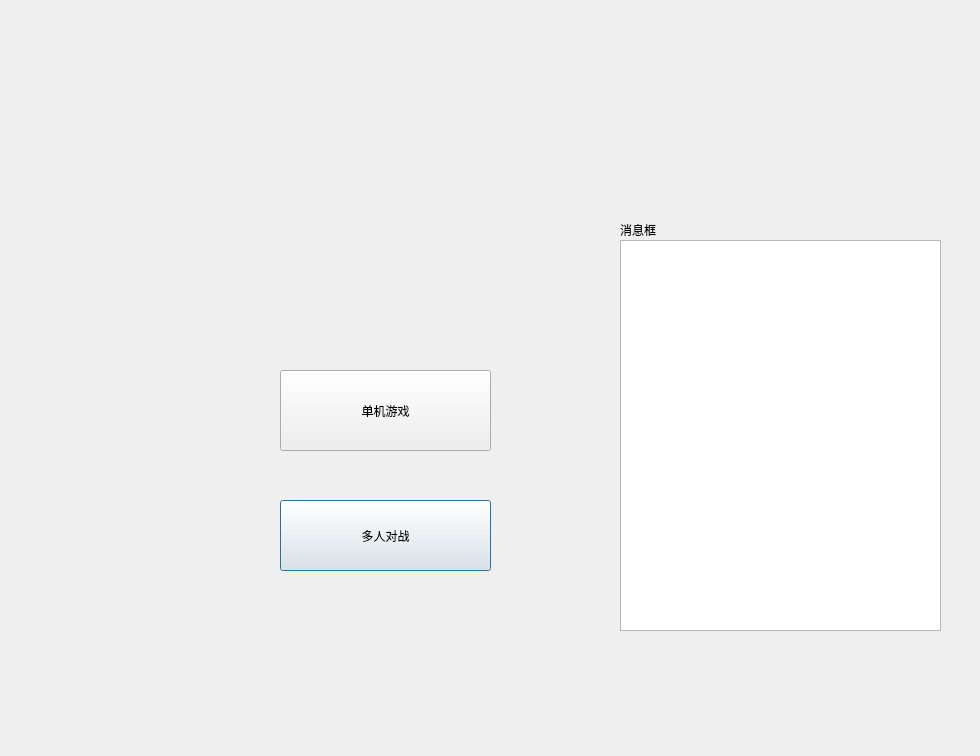
<?xml version="1.0" encoding="UTF-8"?>
<ui version="4.0">
 <class>start_window</class>
 <widget class="QDialog" name="start_window">
  <property name="geometry">
   <rect>
    <x>0</x>
    <y>0</y>
    <width>980</width>
    <height>756</height>
   </rect>
  </property>
  <property name="windowTitle">
   <string>Dialog</string>
  </property>
  <widget class="QPushButton" name="online_game">
   <property name="geometry">
    <rect>
     <x>280</x>
     <y>500</y>
     <width>211</width>
     <height>71</height>
    </rect>
   </property>
   <property name="text">
    <string>多人对战</string>
   </property>
  </widget>
  <widget class="QPushButton" name="offline_game">
   <property name="geometry">
    <rect>
     <x>280</x>
     <y>370</y>
     <width>211</width>
     <height>81</height>
    </rect>
   </property>
   <property name="text">
    <string>单机游戏</string>
   </property>
  </widget>
  <widget class="QListView" name="msg_list_window">
   <property name="geometry">
    <rect>
     <x>620</x>
     <y>240</y>
     <width>321</width>
     <height>391</height>
    </rect>
   </property>
  </widget>
  <widget class="QLabel" name="label">
   <property name="geometry">
    <rect>
     <x>620</x>
     <y>220</y>
     <width>69</width>
     <height>19</height>
    </rect>
   </property>
   <property name="text">
    <string>消息框</string>
   </property>
  </widget>
 </widget>
 <resources/>
 <connections/>
</ui>
